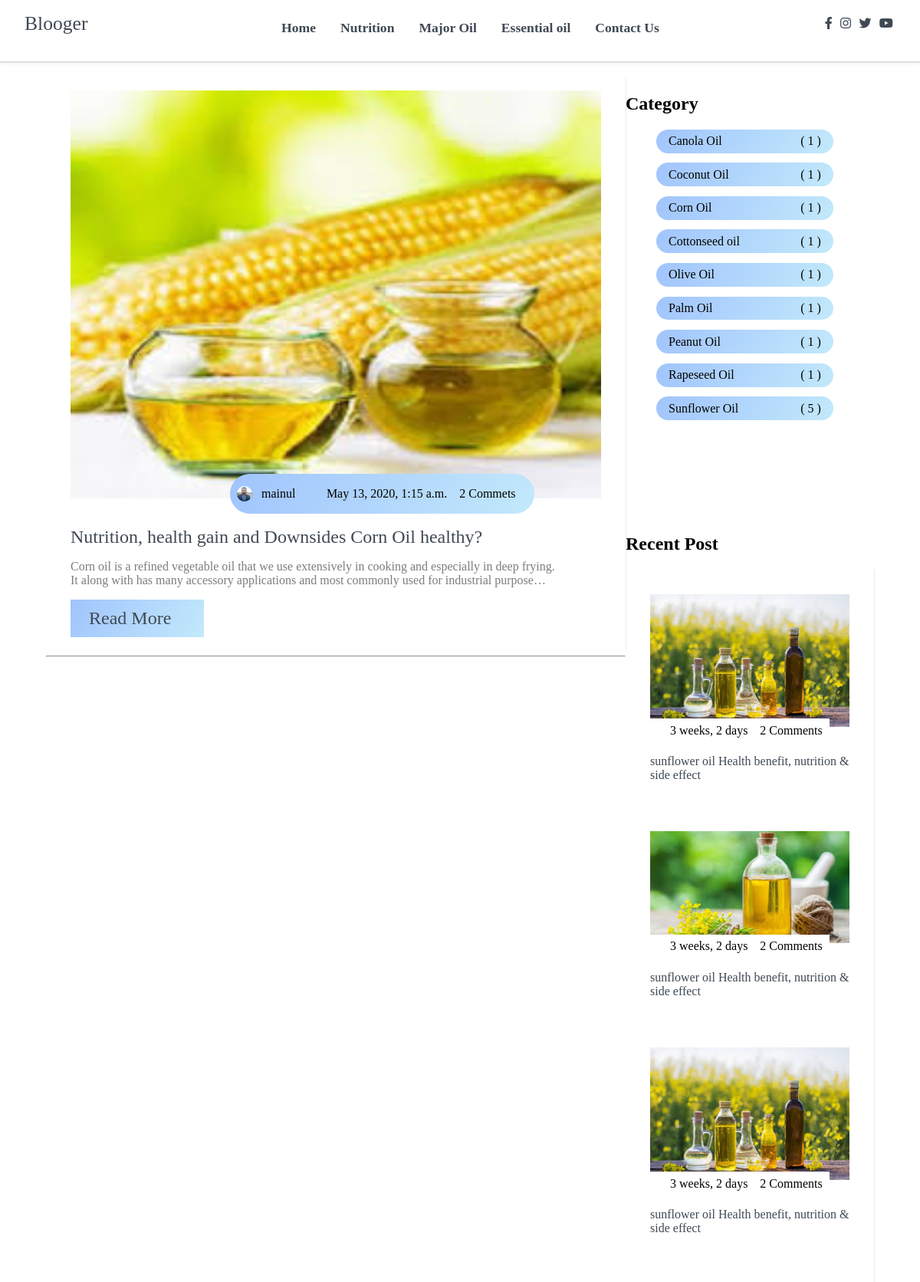
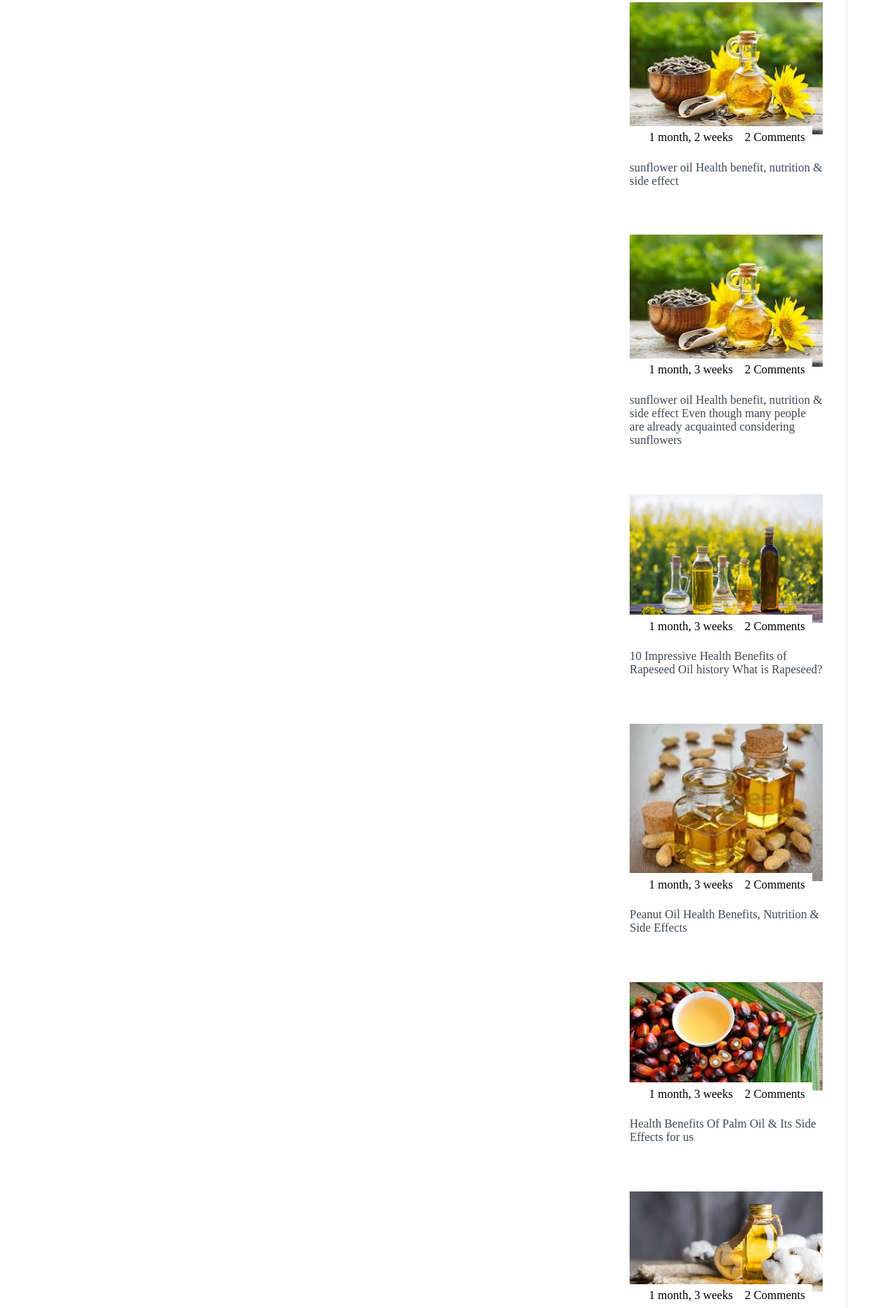
Screenshot of /CornOil (upper part) with the database file from the repository (2 pictures, top to bottom).
### posts/models.py (models this page shows, shortened)
class Post(models.Model):
    title = models.CharField(max_length=150)
    overview = models.TextField()
    timestamp = models.DateTimeField(auto_now_add= True)
    author = models.ForeignKey(Author, on_delete=models.CASCADE)
    thumbnail = models.ImageField()
    incredient_pdf = models.ImageField(blank=True, null=True)
    categories = models.ManyToManyField(Category)
    featured = models.BooleanField()
    likes = models.ManyToManyField(User, related_name='likes', blank=True, null=True)
    unlikes = models.ManyToManyField(User,related_name='unlikes',blank=True, null=True)
    def get_absolute_url(self, **kwargs):
        return reverse('post-detail', kwargs={
            'pk':self.pk
        })

class Author(models.Model):
    user = models.OneToOneField(User, on_delete=models.CASCADE)
    profile_picture = models.ImageField()
    def __str__(self):
        return self.user.username

class Category(models.Model):
    title = models.CharField(max_length = 30)

### posts/views.py (the view)
# urls.py: path('CornOil', CornOilList.as_view(), name='CornOil'),
class CornOilList(ListView):
    context_object_name = 'object_list'
    template_name = 'posts/post-list.html'
    queryset = Post.objects.filter(categories__title="Corn Oil")
    def get_context_data(self, **kwargs):
        category_count = get_category_count()
        recent = Post.objects.order_by('-timestamp')[0:10]
        context = super().get_context_data(**kwargs)
        context['category_count'] = category_count
        context['recent'] = recent
        return context

### posts/views.py (called while the page is built)
def get_category_count():
    queryset = Post.objects.values('categories__title').annotate(Count('categories__title'))
    return queryset

### posts/templates/posts/post-list.html (shortened to what this page needs)
{% extends 'base.html' %}
{% block content %}
    <main>
        <section class="container">
            <div class="site-content">
                <div class="posts">
                    {% for obj in object_list %}
                    <div class="post-content" data-aos="zoom-in" data-aos-delay="200">
                        <div class="post-image">
                            <div>
                                <img src="{{ obj.thumbnail.url }}" class="img" alt="blog1">
                            </div>
                            <div class="post-info flex-row">
                                <span>
                                    <i class="">
                                        <img style="width:20px;
                                                    height:20px;
                                                    border-radius:100%;
                                                    float:left;
                                                    margin-left:-15px;"
                                                    src="{{ obj.author.profile_picture.url }}">
                                                </i>&nbsp;&nbsp; {{ obj.author }} </span>
                                <span><i class="fas fa-calendar-alt text-gray"></i>&nbsp;&nbsp; {{ obj.timestamp }} </span>
                                <span>2 Commets</span>
                            </div>
                        </div>
                        <div class="post-title">
                            <a href=" {{ obj.get_absolute_url }} "> {{ obj.title }} </a>
                            <p>
                                {{ obj.overview|linebreaks|truncatechars:200 }}
                            </p>
                            <button class="btn post-btn"> <a href=" {{ obj.get_absolute_url }} ">Read More  </a> <i class="fas fa-arrow-right"></i></button>
                        </div>
                    </div>
                    <hr>
                    {% endfor %}
                </div>
                <aside class="sidebar">
                    <div class="category">
                        <h2>Category</h2>
                        <ul class="category-list">
                            {% for cat in category_count %}
                            <li class="list-items" data-aos="fade-left" data-aos-delay="100">
                                {% if 'Cottonseed oil' in cat.categories__title %}
                                <a href=" {% url 'CottonseedOil' %} "> {{ cat.categories__title }}</a>
                                <span>( {{ cat.categories__title__count }} )</span>
                                {% endif %}
                                {% if 'Coconut Oil' in cat.categories__title %}
                                <a href=" {% url 'CoconutOil' %} "> {{ cat.categories__title }}</a>
                                <span>( {{ cat.categories__title__count }} )</span>
                                {% endif %}
                                {% if 'Corn Oil' in cat.categories__title %}
                                <a href=" {% url 'CornOil' %} "> {{ cat.categories__title }}</a>
                                <span>( {{ cat.categories__title__count }} )</span>
                                {% endif %}
                                {% if 'Canola Oil' in cat.categories__title %}
                                <a href=" {% url 'CanolaOil' %} "> {{ cat.categories__title }}</a>
                                <span>( {{ cat.categories__title__count }} )</span>
                                {% endif %}
                                {% if 'Olive Oil' in cat.categories__title %}
                                <a href=" {% url 'OliveOil' %} "> {{ cat.categories__title }}</a>
                                <span>( {{ cat.categories__title__count }} )</span>
                                {% endif %}
                                {% if 'Palm Oil' in cat.categories__title %}
                                <a href=" {% url 'PalmOil' %} "> {{ cat.categories__title }}</a>
                                <span>( {{ cat.categories__title__count }} )</span>
                                {% endif %}
                                {% if 'Peanut Oil' in cat.categories__title %}
                                <a href=" {% url 'PeanutOil' %} "> {{ cat.categories__title }}</a>
                                <span>( {{ cat.categories__title__count }} )</span>
                                {% endif %}
                                {% if 'Rapeseed Oil' in cat.categories__title %}
                                <a href=" {% url 'RapeseedOil' %} "> {{ cat.categories__title }}</a>
                                <span>( {{ cat.categories__title__count }} )</span>
                                {% endif %}
                                {% if 'Sunflower Oil' in cat.categories__title %}
                                <a href=" {% url 'SunflowerOil' %} "> {{ cat.categories__title }}</a>
                                <span>( {{ cat.categories__title__count }} )</span>
                                {% endif %}
                            </li>
                            {% endfor %}
                        </ul>
                    </div>
                    <div class="popular-post">
                        <h2>Recent Post</h2>
                        {% for obj in recent %}
                        <div class="post-content" data-aos="flip-up" data-aos-delay="200">
                            <div class="post-image">
                                <div>
                                    <img src=" {{ obj.thumbnail.url }} " class="img" alt="blog1">
                                </div>
                                <div class="post-info flex-row">
                                    <span><i class="fas fa-calendar-alt text-gray"></i>&nbsp;&nbsp;
                                        {{ obj.timestamp|timesince}}
                                    </span>
                                    <span>2 Comments</span>
                                </div>
                            </div>
                            <div class="post-title">
                                <a href="{{ obj.get_absolute_url }}"> {{ obj.title }} </a>
                            </div>
                        </div>
                        {% endfor %}
                    </div>
                </aside>
            </div>
        </section>
    </main>
{% endblock content %}

### static/css/all.css (style rules this page uses)
.fa, .fas, .far, .fal, .fad, .fab { -moz-osx-font-smoothing: grayscale; -webkit-font-smoothing: antialiased; display: inline-block; font-style: normal; font-variant: normal; text-rendering: auto; line-height: 1; }
.fa-arrow-right:before { content: "\f061"; }
.fa-calendar-alt:before { content: "\f073"; }
.fa, .fas { font-family: 'Font Awesome 5 Free'; font-weight: 900; }

### static/css/Style.css (style rules this page uses)
html, body { margin: 0%; box-sizing: border-box; overflow-x: hidden; left: 0; }
p { font-family: Arial, Helvetica, sans-serif; }
:root { --text-gray: #3f4954; --text-light : #686666da; --bg-color: #0f0f0f; --white: #ffffff; --midnight: #104f55; --sky: linear-gradient(120deg, #a1c4fd 0%, #c2e9fb 100%); --Abel: 'Abel', cursive; --Anton: 'Anton', cursive; --Josefin : 'Josefin', cursive; --Lexend: 'Lexend', cursive; --Livvic : 'Livvic', cursive; --Lobster: 'Lobster', cursive; --Open_Sans: 'Open_Sans', cursive; --Oswald: 'Oswald', cursive; --Passion_One: 'Passion_One', cursive; --Roboto: 'Roboto', cursive; --Ubuntu: 'Ubuntu', cursive; }
a { text-decoration: none; color: var(--text-gray); }
.flex-row { display: flex; flex-direction: row; flex-wrap: wrap; }
ul { list-style-type: none; }
h2 { font-family: var(--Lexend); }
button.btn { border: none; border-radius: 2rem; padding: 1rem 3rem; font-size: 1rem; font-family: var(--Livvic); cursor: pointer; }
span { font-family: var(--Abel); }
.container { margin: 0 5vw; }
.text-gray { color: var(--text-gray); }
p { font-family: var(--Lexend); color: var(--text-light); }
main .site-content { display: grid; grid-template-columns: 70% 30%; }
main .post-content { width: 100%; border-right: 1px solid rgb(236, 234, 234); }
main .site-content .post-content > .post-image, .post-title { padding: 1rem 2rem; position: relative; }
main .site-content .post-content > .post-image .post-info { background: var(--sky); padding: 1rem; position: absolute; bottom: 0%; left: 20vw; border-radius: 3rem; }
main .site-content .post-content > .post-image > div { overflow: hidden; }
main .site-content .post-content > .post-image .img { width: 100%; transition: all .5s ease; }
main .site-content .post-content > .post-image .post-info span { margin: 0 .5rem; }
main .post-content .post-title a { font-family: var(--Anton); font-size: 1.5rem; }
.site-content .post-content .post-title .post-btn { border-radius: 0; padding: .7rem 1.5rem; background: var(--sky); }
.site-content > .sidebar .category-list { font-family: var(--Livvic); }
.site-content > .sidebar .category-list .list-items { background: var(--sky); padding: .4rem 1rem; margin: .8rem 0; border-radius: 3rem; width: 70%; display: flex; justify-content: space-between; }
.site-content > .sidebar .category-list .list-items a { color: black; }
.site-content .sidebar .popular-post .post-content { padding: 1rem 0; }
.site-content .sidebar .popular-post h2 { padding-top: 8rem; }
.site-content .sidebar .popular-post .post-info { padding: .4rem .1rem !important; bottom: 0rem !important; left: 1.5rem !important; border-radius: 0rem !important; background: white !important; }
.site-content .sidebar .popular-post .post-title a { font-size: 1rem; }

### rows the page displays
Post: thumbnail (picture), author.profile_picture (picture), author "mainul", timestamp "May 13, 2020, 1:15 a.m.", title "Nutrition, health gain and Downsides Corn Oil healthy?", overview "Corn oil is a refined vegetable oil that we use extensively in cooking and especially in deep frying. It along with has many accessory applications and most commonly used for industrial purpose…"
Category: categories__title "Canola Oil", categories__title__count "1"
Category: categories__title "Coconut Oil", categories__title__count "1"
Category: categories__title "Corn Oil", categories__title__count "1"
Category: categories__title "Cottonseed oil", categories__title__count "1"
Category: categories__title "Olive Oil", categories__title__count "1"
Category: categories__title "Palm Oil", categories__title__count "1"
Category: categories__title "Peanut Oil", categories__title__count "1"
Category: categories__title "Rapeseed Oil", categories__title__count "1"
Category: categories__title "Sunflower Oil", categories__title__count "5"
Post: thumbnail (picture), timestamp "3 weeks, 2 days", title "sunflower oil Health benefit, nutrition & side effect"
Post: thumbnail (picture), timestamp "3 weeks, 2 days", title "sunflower oil Health benefit, nutrition & side effect"
Post: thumbnail (picture), timestamp "3 weeks, 2 days", title "sunflower oil Health benefit, nutrition & side effect"
Post: thumbnail (picture), timestamp "1 month, 2 weeks", title "sunflower oil Health benefit, nutrition & side effect"
Post: thumbnail (picture), timestamp "1 month, 3 weeks", title "sunflower oil Health benefit, nutrition & side effect Even though many people are already acquainted considering sunflowers"
Post: thumbnail (picture), timestamp "1 month, 3 weeks", title "10 Impressive Health Benefits of Rapeseed Oil history What is Rapeseed?"
Post: thumbnail (picture), timestamp "1 month, 3 weeks", title "Peanut Oil Health Benefits, Nutrition & Side Effects"
Post: thumbnail (picture), timestamp "1 month, 3 weeks", title "Health Benefits Of Palm Oil & Its Side Effects for us"
Post: thumbnail (picture), timestamp "1 month, 3 weeks"
